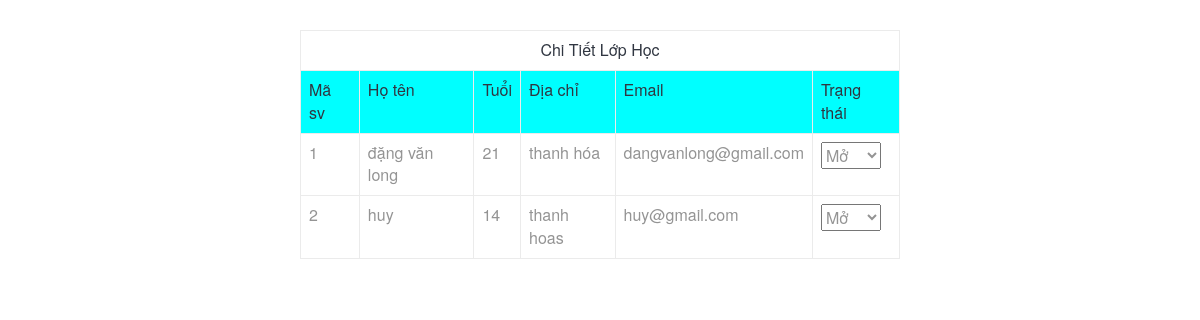
/detail-class?class_id=1 (signed in), run on an earlier commit of the app's database.
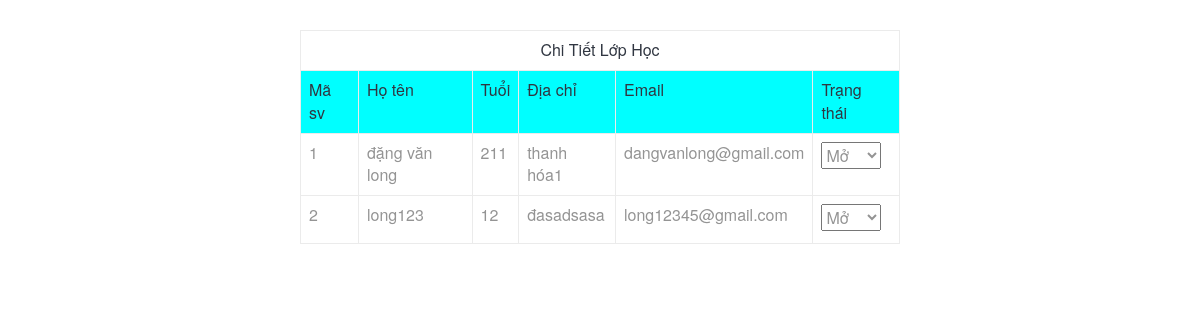
And on a later commit of the database.
### app/models.py (models this page shows, shortened)
class Student(UserMixin,db.Model):
    id = db.Column(db.Integer, primary_key=True)
    name = db.Column(db.String(64), nullable = False)
    age = db.Column(db.Integer, nullable = True)
    address = db.Column(db.String(64), nullable = True)
    email = db.Column(db.String(120), index=True, unique=True, nullable = False)
    password = db.Column(db.String(128), nullable = False)
    active = db.Column(db.Boolean,  default=True)

### app/routes_class.py (the view)
@app.route('/detail-class', methods=['GET'])
@login_required
def detail_class():
    class_id_ = request.args.get("class_id")
    detail_class = Student.query.join(DetailStudent, Student.id==DetailStudent.student_id)\
                .filter(DetailStudent.class_id == class_id_)
    return render_template('detail_class.html',detail_class=detail_class)

### app/models.py (called while the page is built)
@login.user_loader
def loader_id(id):
    return Admin.query.get(int(id))

### app/templates/detail_class.html (shortened to what this page needs)
<html lang="en">
<head>
    <link rel="stylesheet" href="static/js/jquery-ui/css/no-theme/jquery-ui-1.10.3.custom.min.css" id="style-resource-1" />
    <link rel="stylesheet" href="static/css/font-icons/entypo/css/entypo.css" id="style-resource-2" />
    <link rel="stylesheet" href="static/css/bootstrap.css" id="style-resource-4" />
    <link rel="stylesheet" href="static/css/neon-core.css" id="style-resource-5" />
    <link rel="stylesheet" href="static/css/neon-theme.css" id="style-resource-6" />
    <link rel="stylesheet" href="static/css/neon-forms.css" id="style-resource-7" />
    <link rel="stylesheet" href="static/css/custom.css" id="style-resource-8" />
    <link rel="stylesheet" href="static/fontawesome/css/all.css">
</head>
<body>
    <div class="main-content" style="display: flex; margin-top: 30px;">
        <table class="table table-bordered datatable" style="width: 50%; margin: 0 auto;">
            <tr>
                <th colspan="6" style="text-align: center;">Chi Tiết Lớp Học</th>
            </tr>
            <tr style="height: 48px; background-color: aqua;">
                <th>Mã sv</th>
                <th>Họ tên</th>
                <th>Tuổi</th>
                <th>Địa chỉ</th>
                <th>Email</th>
                <th>Trạng thái</th>
            </tr>
            {% for dt in detail_class %}
            <tr style="height: 48px;">
                <td>{{ dt.id }}</td>
                <td>{{ dt.name }}</td>
                <td>{{ dt.age }}</td>
                <td>{{ dt.address }}</td>
                <td>{{ dt.email }}</td>
                <td>
                    <select name="active" id="active">
                {% if dt.active == 1 %}
                    <option value="1" selected>Mở</option>
                {% else %}
                    <option value="1">Mở</option>
                    <option value="0" selected>Khóa</option>
                {% endif %}
                </select>
                </td>
            </tr>
            {% endfor %}
        </table>
    </div>
</body>

What changed in the data, as far as the page shows it:
changed Student "đặng văn long": age "21" → "211"; address "thanh hóa" → "thanh hóa1"
changed Student id 2: name "huy" → "long123"; age "14" → "12"; address "thanh hoas" → "đasadsasa"; email "huy@gmail.com" → "long12345@gmail.com"
